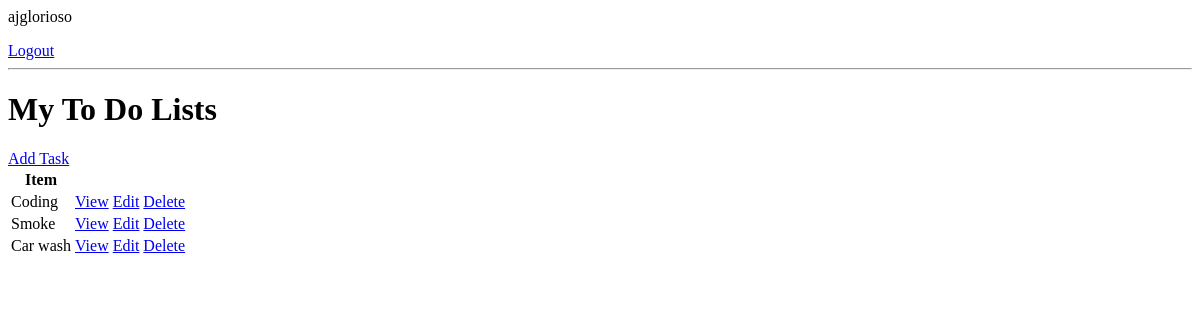
Before: / (signed in) with the older database file.
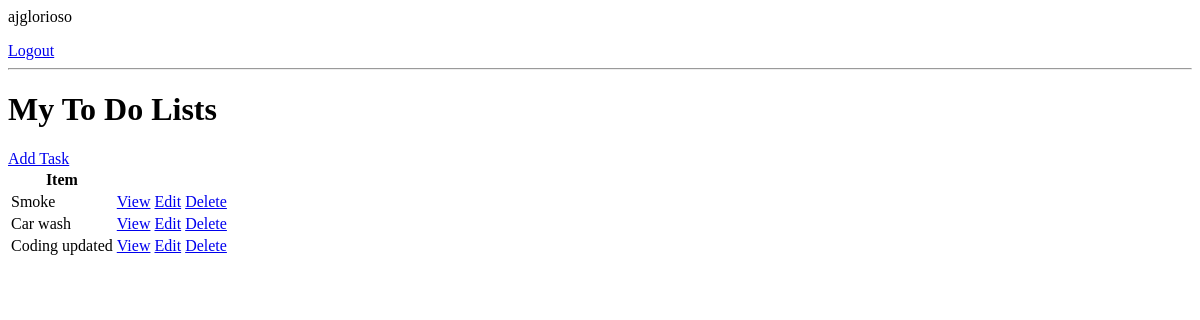
After: the same page with the newer database file.
### base/models.py (models this page shows, shortened)
class Task(models.Model):
    user = models.ForeignKey(
        User, on_delete=models.CASCADE, null=True, blank=True)
    title = models.CharField(max_length=200)
    description = models.TextField(null=True, blank=True)
    complete = models.BooleanField(default=False)
    create = models.DateTimeField(auto_now_add=True)
    class Meta:
        ordering = ['complete']

### base/views.py (the view)
# urls.py: path('', TaskList.as_view(), name='tasks'),
class TaskList(LoginRequiredMixin, ListView):
    model = Task
    context_object_name = 'tasks'

### base/templates/base/task_list.html
{% if request.user.is_authenticated%}
<p>{{request.user}}</p>
<a href="{% url 'logout'%}">Logout</a>
{% else %}
<a href="{% url 'login'%}">Login</a>
{% endif %}
<hr />
<h1>My To Do Lists</h1>
<a href="{% url 'task-create' %}">Add Task</a>
<table>
  <tr>
    <th>Item</th>
  </tr>
  {% for task in tasks%}
  <tr>
    <td>{{task.title}}</td>
    <td><a href="{% url 'task' task.id %}">View</a></td>
    <td><a href="{% url 'task-update' task.id %}">Edit</a></td>
    <td><a href="{% url 'task-delete' task.id %}">Delete</a></td>
  </tr>
  {% empty %}
  <h3>No items in list</h3>
  {% endfor %}
</table>

Changed rows visible on the page:
changed Task: title "Coding" → "Coding updated"; moves down the list
